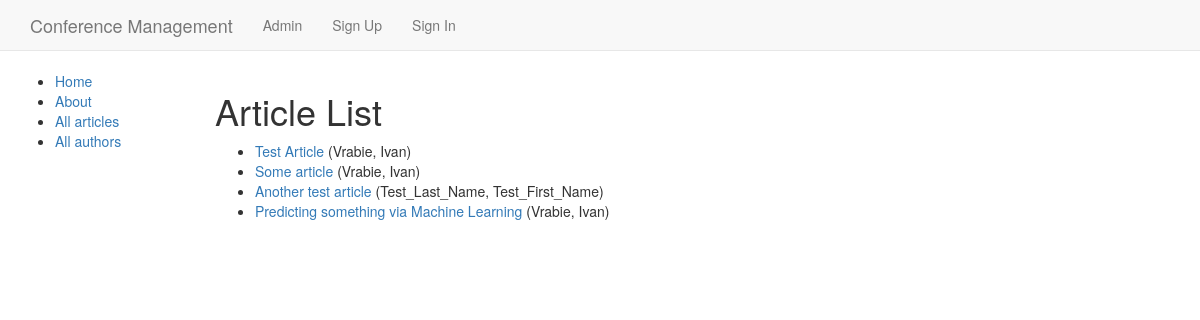
The app's page /articles/ with its own data.
### dappx/models.py (models this page shows, shortened)
class Article(models.Model):
    title = models.CharField(max_length=200)
    author = models.ForeignKey('Author', on_delete=models.SET_NULL, null=True)
    abstract = models.TextField(max_length=1000, help_text='Enter the abstract of the article')
    subject = models.ManyToManyField(Subject, help_text='Select the subject of the article')
    def get_absolute_url(self):
        return reverse('article-detail', args=[str(self.id)])

class Author(models.Model):
    first_name = models.CharField(max_length=100)
    last_name = models.CharField(max_length=100)
    date_of_birth = models.DateField(null=True, blank=True)
    date_of_death = models.DateField('Died', null=True, blank=True)
    class Meta:
        ordering = ['last_name', 'first_name']
    def __str__(self):
        return f'{self.last_name}, {self.first_name}'

### dappx/views.py (the view)
# urls.py: path('articles/', views.ArticleListView.as_view(), name='articles'),
class ArticleListView(generic.ListView):
    model = Article

### templates/dappx/article_list.html
{% extends "dappx/base.html" %}
{% block content %}
  <h1>Article List</h1>
  {% if article_list %}
  <ul>
    {% for article in article_list %}
      <li>
        <a href="{{ article.get_absolute_url }}">{{ article.title }}</a> ({{ article.author }})
      </li>
    {% endfor %}
  </ul>
  {% else %}
    <p>There are no articles in the library.</p>
  {% endif %}
{% endblock %}

### records on screen
Article: title "Test Article", author "Vrabie, Ivan"
Article: title "Some article", author "Vrabie, Ivan"
Article: title "Another test article", author "Test_Last_Name, Test_First_Name"
Article: title "Predicting something via Machine Learning", author "Vrabie, Ivan"
